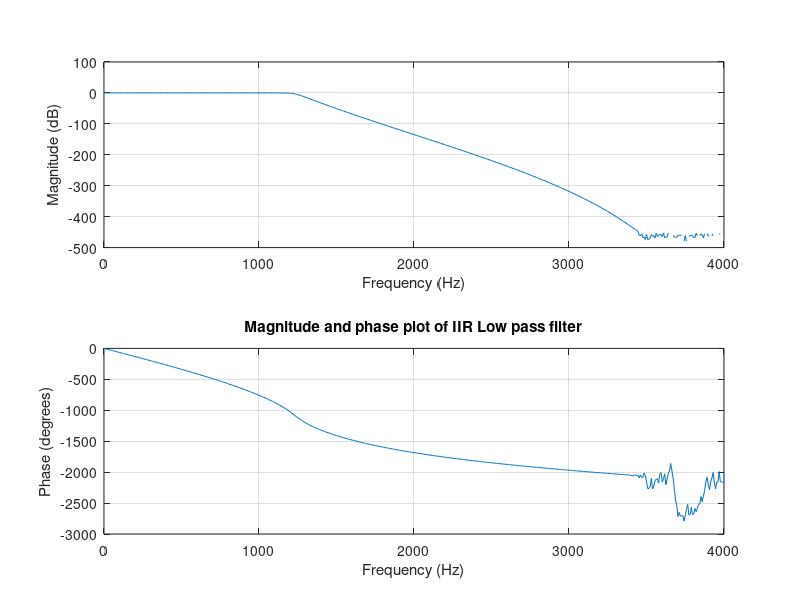
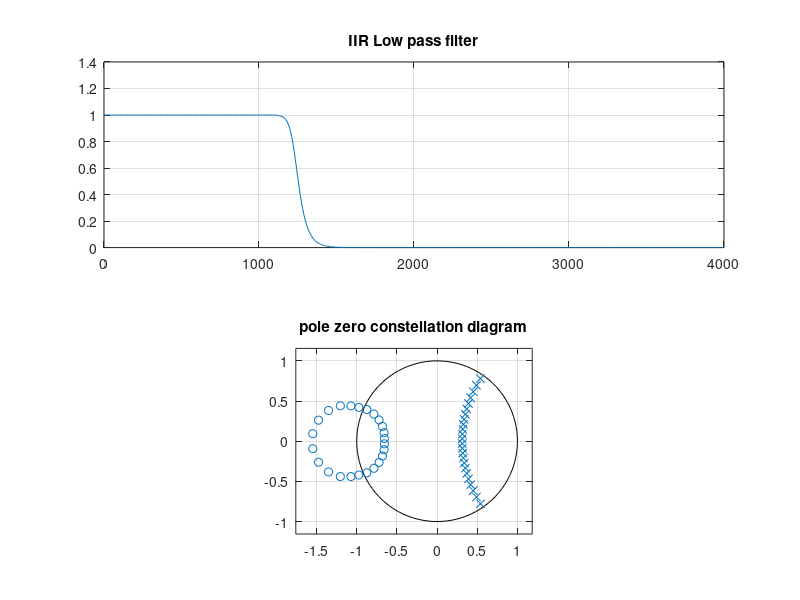
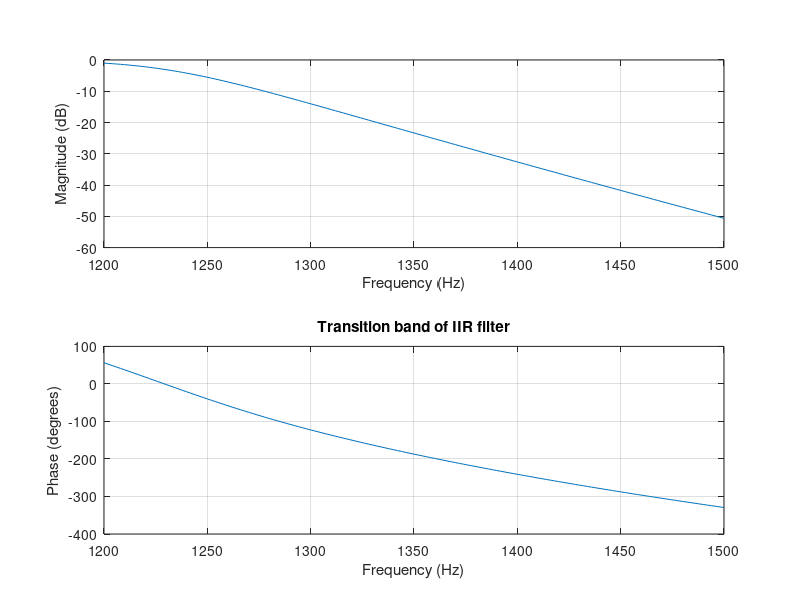

Source code (MATLAB) for these figures, in order:
%Suppose our target is to design a filter to pass all frequencies below 1200 Hz with pass band 
%ripples = 1 dB and minimum stop band attenuation of 50 dB at 1500 Hz. The sampling frequency 
%for the filter is 8000 Hz;
fs=8000;
[n,w]=buttord(1200/4000,1500/4000,1,50); % finding the order of the filter
[b,a]=butter(n,w); % finding zeros and poles for filter
figure(1)
freqz(b,a,512,8000);
grid on;
title('Magnitude and phase plot of IIR Low pass filter');


figure(2)
[h,q] = freqz(b,a,512,8000);
subplot(211);
plot(q,abs(h)); % Normalized Magnitude plot
grid
title('IIR Low pass filter');

subplot(212);
zplane(b,a);
grid on;
title('pole zero constellation diagram');

figure(3)
f=1200:2:1500;
freqz(b,a,f,8000)% plotting the Transition band
grid on;
title('Transition band of IIR filter');
